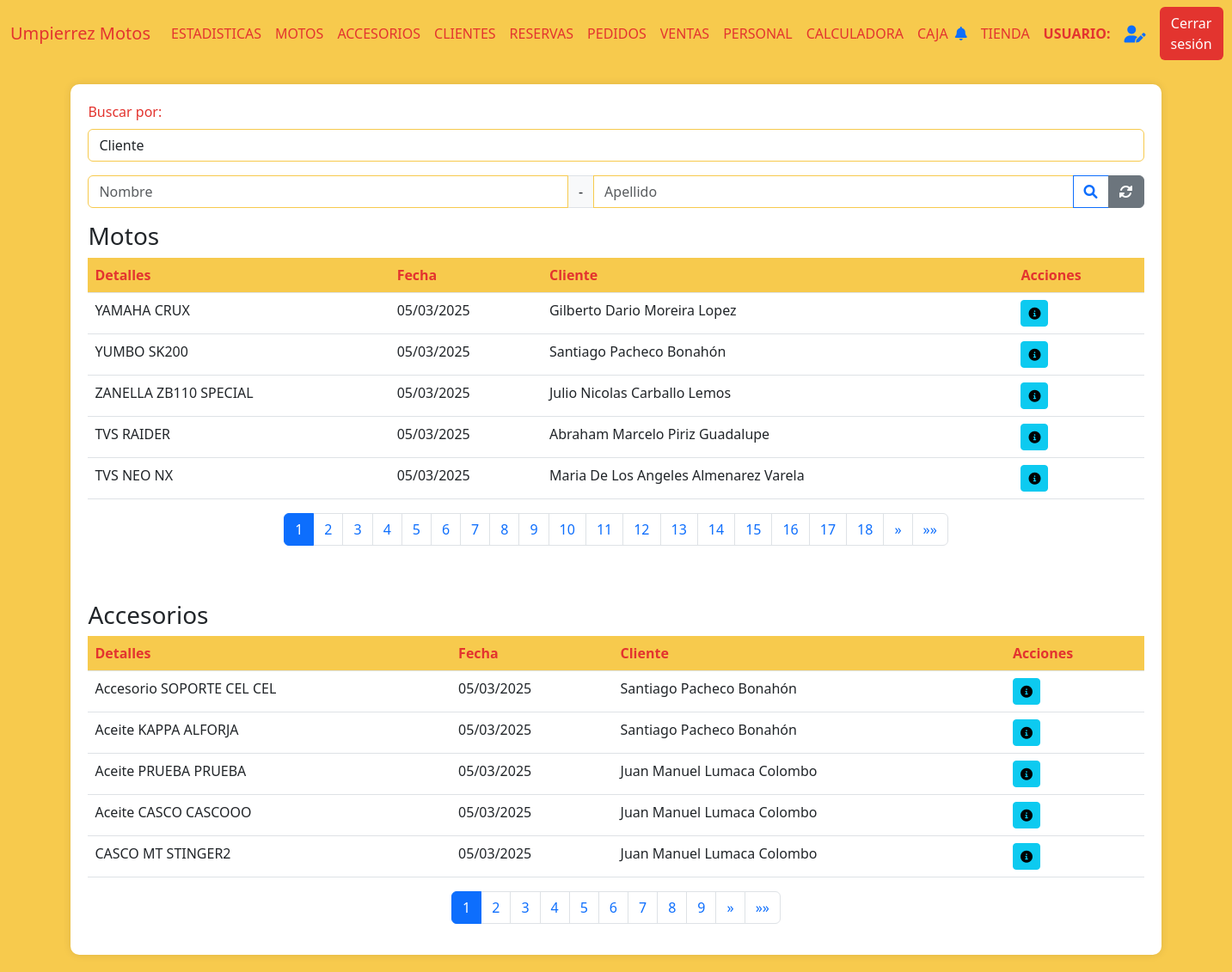
Page /ventas (signed in) on the earlier database version.
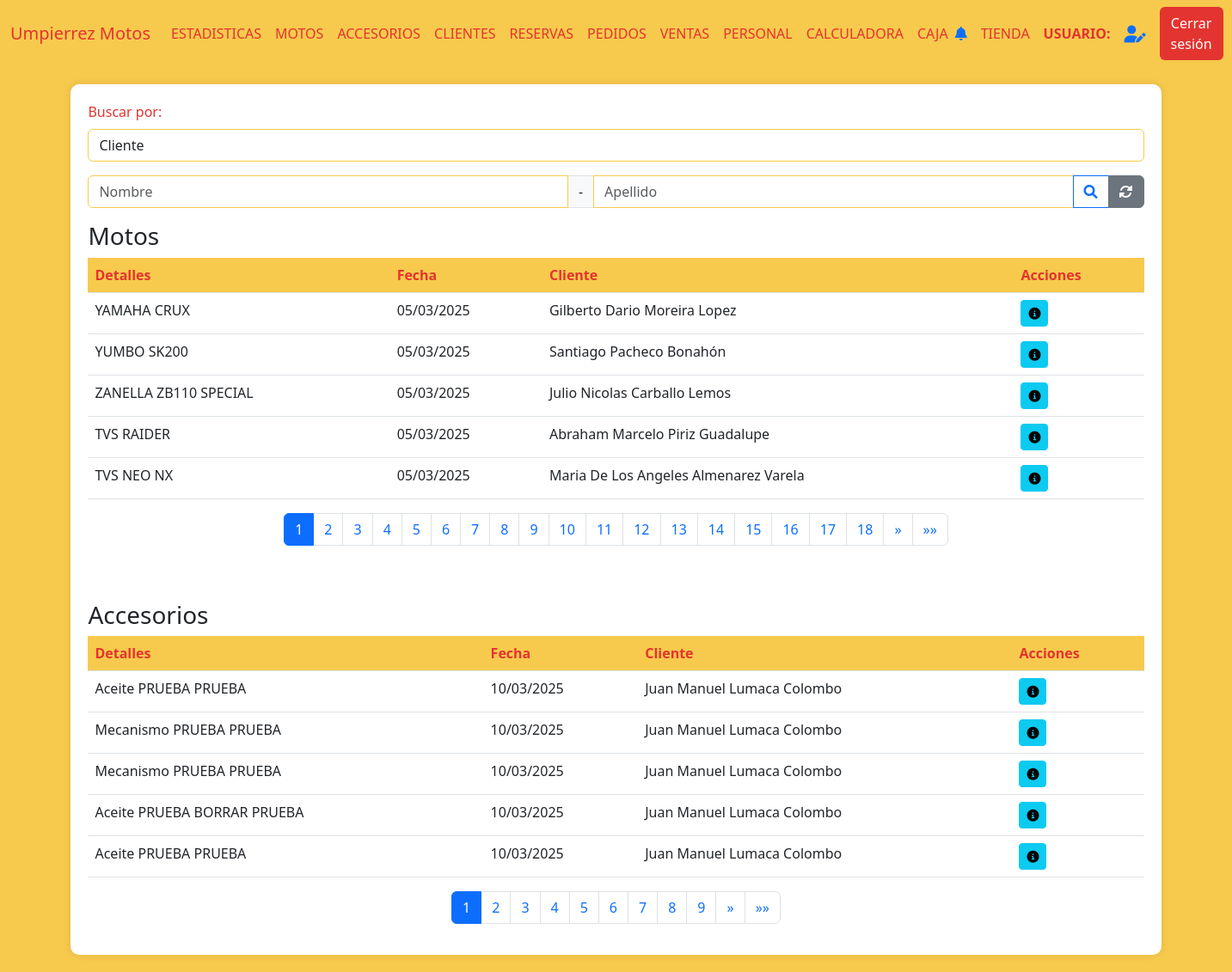
Same page on the later database version.
### AppUM/models.py (models this page shows)
class ComprasVentas(models.Model):
    moto = models.ForeignKey(Moto, related_name='moto_cliente', on_delete=models.CASCADE)
    cliente = models.ForeignKey(Cliente, related_name='cliente_moto', on_delete=models.CASCADE)
    fecha_compra = models.DateField()
    fotocopia_libreta = models.ImageField(null=True, blank=True, upload_to="documentacion/libretas/")
    compra_venta = models.FileField(null=True, blank=True, upload_to="documentacion/compra_venta/")
    certificado_venta = models.FileField(null=True, blank=True, upload_to="documentacion/certificado_venta/")
    tipo = models.CharField(max_length=20)
    forma_de_pago = models.TextField(null=True, blank=True)
    facturas = models.FileField(null=True, blank=True, upload_to="documentacion/facturas_motos/")
    class Meta:
        pass

class ClienteAccesorio(models.Model):
    accesorio = models.ForeignKey(Accesorio, related_name='accesorio_cliente', on_delete=models.CASCADE)
    cliente = models.ForeignKey(Cliente, related_name='cliente_cliente', on_delete=models.CASCADE)
    fecha_compra = models.DateField()
    factura = models.IntegerField(null=True)
    factura_rut = models.IntegerField(null=True)
    factura_documento = models.FileField(null=True, blank=True, upload_to="documentacion/facturas_accesorios/")
    codigo_compra = models.IntegerField(null=True,default=0)

### AppUM/decorators.py (the view)
    def _wrapped_view(request, *args, **kwargs):
        user = request.user
        if user.is_authenticated:
            usuario_consulta = Personal.objects.filter(usuario=user.username).first()
            if usuario_consulta:
                if Administrativo.objects.filter(personal_ptr_id=usuario_consulta.id,activo=1).exists():
                    return view_func(request, *args, **kwargs)
                else:
                    raise PermissionDenied
            else:
                return view_func(request, *args, **kwargs)
        else:
            return redirect('Login')  # Redirigir al login si no está autenticado

### AppUM/context_processors.py (called while the page is built)
def cantidad_solicitudes_no_leidas(req):
    if req.user.is_authenticated:
        usuario = req.user
        usuario_actual = Personal.objects.filter(usuario=usuario.username).first()
        notificaciones = NotificacionPersonal.objects.filter(personal=usuario_actual,leido=0).count()
    else:
        notificaciones = 0
    return {'notificaciones': notificaciones}

### AppUM/functions.py (called while the page is built)
def funcion_paginas_varias(req,instancia_model):
    paginator = Paginator(instancia_model, 5)  # 5 motos por página
    page_number = req.GET.get('page')  # Obtiene el número de página desde la URL
    page_obj = paginator.get_page(page_number)
    return page_obj

### AppUM/templates/perfil_administrativo/ventas/ventas.html (shortened to what the changed rows need)
{% extends "perfil_administrativo/padre_perfil_administrativo.html" %}
{% load static %}
{% block contenidoQueCambia %}
<div class="table-container" id="inventarios">
    <table class="table">
        <thead>
            <tr>
                <th>Detalles</th>
                <th>Fecha</th>
                <th>Cliente</th>
                <th>Acciones</th>
            </tr>
        </thead>
        <tbody>
            {% if page_obj %}
                {% for moto in page_obj %}
            <tr>
                <td>{{ moto.moto.moto__marca }} {{ moto.moto.moto__modelo }}</td>
                <td>{{ moto.moto.fecha_compra|date:"d/m/Y"}}</td>
                <td>{{ moto.moto.cliente__nombre }} {{ moto.moto.cliente__apellido }}</td>
                <td>
                    <a href="{% url 'ClienteFicha' moto.moto.cliente__id %}"><button class="btn btn-sm btn-info"><i class="fas fa-info-circle"></i></button></a>
                </td>
            </tr>
            {% endfor %}
            {% else %}
                <tr>
                    <td colspan="9" class="text-center text-muted">
                        No hay registros de accesorios disponibles.
                    </td>
                </tr>
            {% endif %}
        </tbody>
    </table>
    <nav aria-label="Page navigation">
        <ul class="pagination justify-content-center">
            {% for num in page_obj.paginator.page_range %}
            <li class="page-item {% if page_obj.number == num %}active{% endif %}">
                <a class="page-link" href="?page={{ num }}">{{ num }}</a>
            </li>
            {% endfor %}
        </ul>
    </nav>
<br>
<br>
    <table class="table">
        <thead>
            <tr>
                <th>Detalles</th>
                <th>Fecha</th>
                <th>Cliente</th>
                <th>Acciones</th>
            </tr>
        </thead>
        <tbody>
            {% if page_objAccs %}
                {% for accesorio in page_objAccs %}
            <tr>
                <td>{{ accesorio.accesorio.accesorio__tipo }} {{ accesorio.accesorio.accesorio__marca }} {{ accesorio.accesorio.accesorio__modelo }}</td>
                <td>{{ accesorio.accesorio.fecha_compra|date:"d/m/Y"}}</td>
                <td>{{ accesorio.accesorio.cliente__nombre }} {{ accesorio.accesorio.cliente__apellido }}</td>
                <td>
                    <a href="{% url 'ClienteFicha' accesorio.accesorio.cliente__id %}"><button class="btn btn-sm btn-info"><i class="fas fa-info-circle"></i></button></a>
                </td>
            </tr>
            {% endfor %}
            {% else %}
                <tr>
                    <td colspan="9" class="text-center text-muted">
                        No hay registros de accesorios disponibles.
                    </td>
                </tr>
            {% endif %}
        </tbody>
    </table>
    <nav aria-label="Page navigation">
        <ul class="pagination justify-content-center">
            {% for num in page_objAccs.paginator.page_range %}
            <li class="page-item {% if page_objAccs.number == num %}active{% endif %}">
                <a class="page-link" href="?page={{ num }}">{{ num }}</a>
            </li>
            {% endfor %}
        </ul>
    </nav>
</div>
{% endblock %}

Differences in the rows shown:
no longer on this page (row edited): ClienteAccesorio: accesorio.accesorio__tipo "Accesorio", accesorio.accesorio__marca "SOPORTE CEL", accesorio.accesorio__modelo "CEL", accesorio.fecha_compra "05/03/2025", accesorio.cliente__nombre "Santiago", accesorio.cliente__apellido "Pacheco Bonahón"
no longer on this page (row edited): ClienteAccesorio: accesorio.accesorio__tipo "Aceite", accesorio.accesorio__marca "KAPPA", accesorio.accesorio__modelo "ALFORJA", accesorio.fecha_compra "05/03/2025", accesorio.cliente__nombre "Santiago", accesorio.cliente__apellido "Pacheco Bonahón"
no longer on this page (row edited): ClienteAccesorio: accesorio.accesorio__tipo "Aceite", accesorio.accesorio__marca "PRUEBA", accesorio.accesorio__modelo "PRUEBA", accesorio.fecha_compra "05/03/2025", accesorio.cliente__nombre "Juan Manuel", accesorio.cliente__apellido "Lumaca Colombo"
no longer on this page (row edited): ClienteAccesorio: accesorio.accesorio__tipo "Aceite", accesorio.accesorio__marca "CASCO", accesorio.accesorio__modelo "CASCOOO", accesorio.fecha_compra "05/03/2025", accesorio.cliente__nombre "Juan Manuel", accesorio.cliente__apellido "Lumaca Colombo"
no longer on this page (row edited): ClienteAccesorio: accesorio.accesorio__tipo "CASCO", accesorio.accesorio__marca "MT", accesorio.accesorio__modelo "STINGER2", accesorio.fecha_compra "05/03/2025", accesorio.cliente__nombre "Juan Manuel", accesorio.cliente__apellido "Lumaca Colombo"
added ClienteAccesorio: accesorio.accesorio__tipo "Aceite", accesorio.accesorio__marca "PRUEBA", accesorio.accesorio__modelo "PRUEBA", accesorio.fecha_compra "10/03/2025", accesorio.cliente__nombre "Juan Manuel", accesorio.cliente__apellido "Lumaca Colombo"
added ClienteAccesorio: accesorio.accesorio__tipo "Mecanismo", accesorio.accesorio__marca "PRUEBA", accesorio.accesorio__modelo "PRUEBA", accesorio.fecha_compra "10/03/2025", accesorio.cliente__nombre "Juan Manuel", accesorio.cliente__apellido "Lumaca Colombo"
added ClienteAccesorio: accesorio.accesorio__tipo "Mecanismo", accesorio.accesorio__marca "PRUEBA", accesorio.accesorio__modelo "PRUEBA", accesorio.fecha_compra "10/03/2025", accesorio.cliente__nombre "Juan Manuel", accesorio.cliente__apellido "Lumaca Colombo"
added ClienteAccesorio: accesorio.accesorio__tipo "Aceite", accesorio.accesorio__marca "PRUEBA BORRAR", accesorio.accesorio__modelo "PRUEBA", accesorio.fecha_compra "10/03/2025", accesorio.cliente__nombre "Juan Manuel", accesorio.cliente__apellido "Lumaca Colombo"
added ClienteAccesorio: accesorio.accesorio__tipo "Aceite", accesorio.accesorio__marca "PRUEBA", accesorio.accesorio__modelo "PRUEBA", accesorio.fecha_compra "10/03/2025", accesorio.cliente__nombre "Juan Manuel", accesorio.cliente__apellido "Lumaca Colombo"
